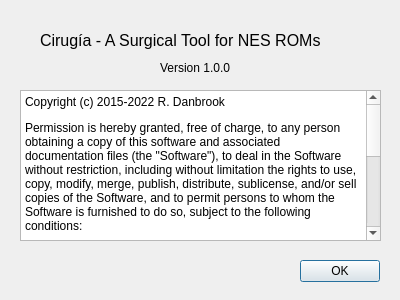
<?xml version="1.0" encoding="UTF-8"?>
<ui version="4.0">
 <class>About</class>
 <widget class="QDialog" name="About">
  <property name="geometry">
   <rect>
    <x>0</x>
    <y>0</y>
    <width>400</width>
    <height>300</height>
   </rect>
  </property>
  <property name="windowTitle">
   <string>About Cirugía</string>
  </property>
  <widget class="QLabel" name="label">
   <property name="geometry">
    <rect>
     <x>40</x>
     <y>30</y>
     <width>311</width>
     <height>21</height>
    </rect>
   </property>
   <property name="font">
    <font>
     <pointsize>12</pointsize>
    </font>
   </property>
   <property name="text">
    <string>Cirugía - A Surgical Tool for NES ROMs</string>
   </property>
  </widget>
  <widget class="QLabel" name="labelDesc">
   <property name="geometry">
    <rect>
     <x>160</x>
     <y>60</y>
     <width>91</width>
     <height>16</height>
    </rect>
   </property>
   <property name="text">
    <string>Version 1.0.0</string>
   </property>
  </widget>
  <widget class="QPushButton" name="pushButtonOK">
   <property name="geometry">
    <rect>
     <x>300</x>
     <y>260</y>
     <width>80</width>
     <height>22</height>
    </rect>
   </property>
   <property name="text">
    <string>OK</string>
   </property>
  </widget>
  <widget class="QTextEdit" name="textEditCopyright">
   <property name="geometry">
    <rect>
     <x>20</x>
     <y>90</y>
     <width>361</width>
     <height>151</height>
    </rect>
   </property>
   <property name="readOnly">
    <bool>true</bool>
   </property>
   <property name="html">
    <string>&lt;!DOCTYPE HTML PUBLIC &quot;-//W3C//DTD HTML 4.0//EN&quot; &quot;http://www.w3.org/TR/REC-html40/strict.dtd&quot;&gt;
&lt;html&gt;&lt;head&gt;&lt;meta name=&quot;qrichtext&quot; content=&quot;1&quot; /&gt;&lt;meta charset=&quot;utf-8&quot; /&gt;&lt;style type=&quot;text/css&quot;&gt;
p, li { white-space: pre-wrap; }
hr { height: 1px; border-width: 0; }
li.unchecked::marker { content: &quot;\2610&quot;; }
li.checked::marker { content: &quot;\2612&quot;; }
&lt;/style&gt;&lt;/head&gt;&lt;body style=&quot; font-family:'Sans Serif'; font-size:9pt; font-weight:400; font-style:normal;&quot;&gt;
&lt;p style=&quot; margin-top:12px; margin-bottom:12px; margin-left:0px; margin-right:0px; -qt-block-indent:0; text-indent:0px;&quot;&gt;Copyright (c) 2015-2022 R. Danbrook&lt;/p&gt;
&lt;p style=&quot; margin-top:12px; margin-bottom:12px; margin-left:0px; margin-right:0px; -qt-block-indent:0; text-indent:0px;&quot;&gt;Permission is hereby granted, free of charge, to any person obtaining a copy of this software and associated documentation files (the &amp;quot;Software&amp;quot;), to deal in the Software without restriction, including without limitation the rights to use, copy, modify, merge, publish, distribute, sublicense, and/or sell copies of the Software, and to permit persons to whom the Software is furnished to do so, subject to the following conditions: &lt;/p&gt;
&lt;p style=&quot; margin-top:12px; margin-bottom:12px; margin-left:0px; margin-right:0px; -qt-block-indent:0; text-indent:0px;&quot;&gt;The above copyright notice and this permission notice shall be included in all copies or substantial portions of the Software. &lt;/p&gt;
&lt;p style=&quot; margin-top:12px; margin-bottom:12px; margin-left:0px; margin-right:0px; -qt-block-indent:0; text-indent:0px;&quot;&gt;THE SOFTWARE IS PROVIDED &amp;quot;AS IS&amp;quot;, WITHOUT WARRANTY OF ANY KIND, EXPRESS OR IMPLIED, INCLUDING BUT NOT LIMITED TO THE WARRANTIES OF MERCHANTABILITY, FITNESS FOR A PARTICULAR PURPOSE AND NONINFRINGEMENT. IN NO EVENT SHALL THE AUTHORS OR COPYRIGHT HOLDERS BE LIABLE FOR ANY CLAIM, DAMAGES OR OTHER LIABILITY, WHETHER IN AN ACTION OF CONTRACT, TORT OR OTHERWISE, ARISING FROM, OUT OF OR IN CONNECTION WITH THE SOFTWARE OR THE USE OR OTHER DEALINGS IN THE SOFTWARE.&lt;/p&gt;&lt;/body&gt;&lt;/html&gt;</string>
   </property>
  </widget>
 </widget>
 <resources/>
 <connections/>
</ui>
